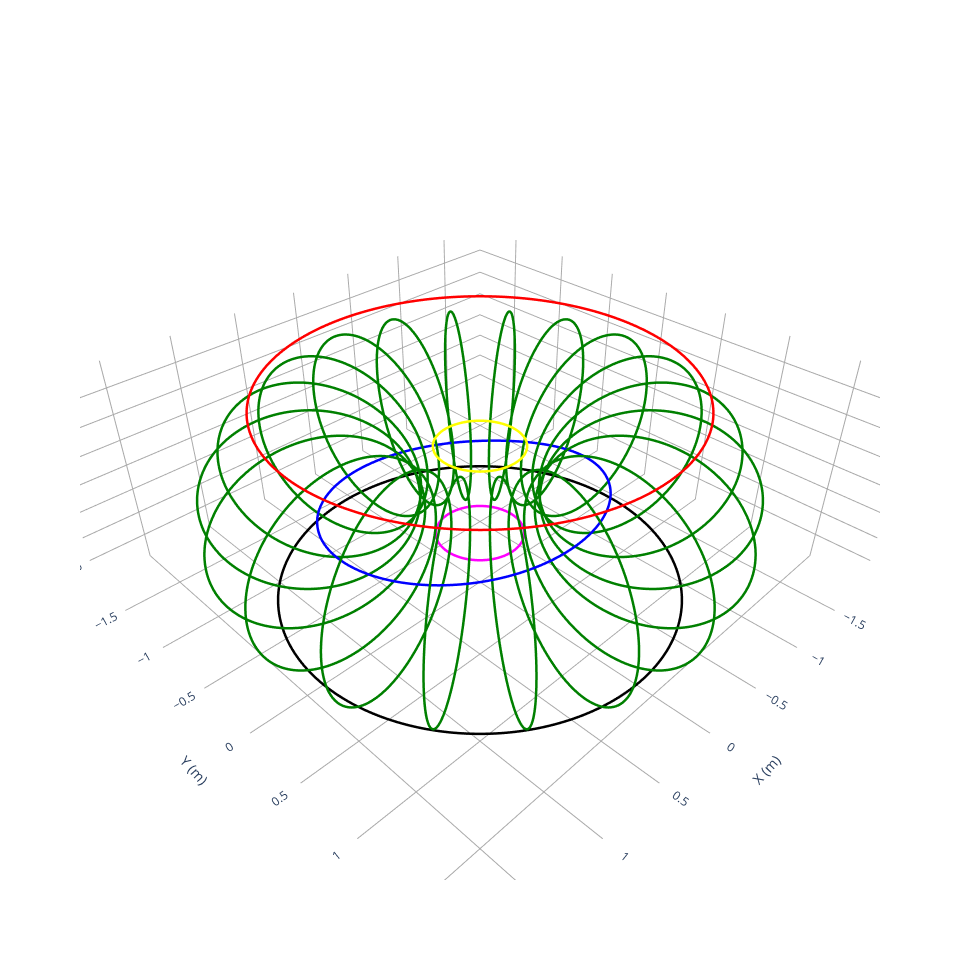

Notebook code for this chart:
### Code cell
# plot coils in different colors to see which is which
fig = plot_coils(coils.coils[0], color="red")
fig = plot_coils(coils.coils[1], color="black", fig=fig)
fig = plot_coils(coils.coils[2], color="green", fig=fig)
fig = plot_coils(coils.coils[3], color="blue", fig=fig)
fig = plot_coils(coils.coils[4], color="yellow", fig=fig)
fig = plot_coils(coils.coils[5], color="magenta", fig=fig)
fig

### Figure 1 — Plotly figure (JSON) as saved in the notebook; plotly's stock layout.template omitted (floating-point values rounded to 4 significant figures; data arrays with more than 128 entries replaced by an {"elided": "..."} marker saying what was removed)
{"data": [{"hovertext": "Current = 27738.192668783464 (A)", "line": {"color": "red", "dash": "solid", "width": 5}, "marker": {"opacity": 0, "size": 0}, "name": "CoilSet[0]", "showlegend": false, "type": "scatter3d", "x": {"elided": "801 float values"}, "y": {"elided": "801 float values"}, "z": {"elided": "801 float values"}}, {"hovertext": "Current = 27738.19299999832 (A)", "line": {"color": "black", "dash": "solid", "width": 5}, "marker": {"opacity": 0, "size": 0}, "name": "CoilSet[0]", "showlegend": false, "type": "scatter3d", "x": {"elided": "801 float values"}, "y": {"elided": "801 float values"}, "z": {"elided": "801 float values"}}, {"hovertext": "Current = -100520.66083440566 (A)", "line": {"color": "green", "dash": "solid", "width": 5}, "marker": {"opacity": 0, "size": 0}, "name": "CoilSet[0]", "showlegend": false, "type": "scatter3d", "x": {"elided": "801 float values"}, "y": {"elided": "801 float values"}, "z": {"elided": "801 float values"}}, {"hovertext": "Current = -100520.66083440566 (A)", "line": {"color": "green", "dash": "solid", "width": 5}, "marker": {"opacity": 0, "size": 0}, "name": "CoilSet[1]", "showlegend": false, "type": "scatter3d", "x": {"elided": "801 float values"}, "y": {"elided": "801 float values"}, "z": {"elided": "801 float values"}}, {"hovertext": "Current = -100520.66083440566 (A)", "line": {"color": "green", "dash": "solid", "width": 5}, "marker": {"opacity": 0, "size": 0}, "name": "CoilSet[2]", "showlegend": false, "type": "scatter3d", "x": {"elided": "801 float values"}, "y": {"elided": "801 float values"}, "z": {"elided": "801 float values"}}, {"hovertext": "Current = -100520.66083440566 (A)", "line": {"color": "green", "dash": "solid", "width": 5}, "marker": {"opacity": 0, "size": 0}, "name": "CoilSet[3]", "showlegend": false, "type": "scatter3d", "x": {"elided": "801 float values"}, "y": {"elided": "801 float values"}, "z": {"elided": "801 float values"}}, {"hovertext": "Current = -100520.66083440566 (A)", "line": {"color": "green", "dash": "solid", "width": 5}, "marker": {"opacity": 0, "size": 0}, "name": "CoilSet[4]", "showlegend": false, "type": "scatter3d", "x": {"elided": "801 float values"}, "y": {"elided": "801 float values"}, "z": {"elided": "801 float values"}}, {"hovertext": "Current = -100520.66083440566 (A)", "line": {"color": "green", "dash": "solid", "width": 5}, "marker": {"opacity": 0, "size": 0}, "name": "CoilSet[5]", "showlegend": false, "type": "scatter3d", "x": {"elided": "801 float values"}, "y": {"elided": "801 float values"}, "z": {"elided": "801 float values"}}, {"hovertext": "Current = -100520.66083440566 (A)", "line": {"color": "green", "dash": "solid", "width": 5}, "marker": {"opacity": 0, "size": 0}, "name": "CoilSet[6]", "showlegend": false, "type": "scatter3d", "x": {"elided": "801 float values"}, "y": {"elided": "801 float values"}, "z": {"elided": "801 float values"}}, {"hovertext": "Current = -100520.66083440566 (A)", "line": {"color": "green", "dash": "solid", "width": 5}, "marker": {"opacity": 0, "size": 0}, "name": "CoilSet[7]", "showlegend": false, "type": "scatter3d", "x": {"elided": "801 float values"}, "y": {"elided": "801 float values"}, "z": {"elided": "801 float values"}}, {"hovertext": "Current = -100520.66083440566 (A)", "line": {"color": "green", "dash": "solid", "width": 5}, "marker": {"opacity": 0, "size": 0}, "name": "CoilSet[8]", "showlegend": false, "type": "scatter3d", "x": {"elided": "801 float values"}, "y": {"elided": "801 float values"}, "z": {"elided": "801 float values"}}, {"hovertext": "Current = -100520.66083440566 (A)", "line": {"color": "green", "dash": "solid", "width": 5}, "marker": {"opacity": 0, "size": 0}, "name": "CoilSet[9]", "showlegend": false, "type": "scatter3d", "x": {"elided": "801 float values"}, "y": {"elided": "801 float values"}, "z": {"elided": "801 float values"}}, {"hovertext": "Current = -100520.66083440566 (A)", "line": {"color": "green", "dash": "solid", "width": 5}, "marker": {"opacity": 0, "size": 0}, "name": "CoilSet[10]", "showlegend": false, "type": "scatter3d", "x": {"elided": "801 float values"}, "y": {"elided": "801 float values"}, "z": {"elided": "801 float values"}}, {"hovertext": "Current = -100520.66083440566 (A)", "line": {"color": "green", "dash": "solid", "width": 5}, "marker": {"opacity": 0, "size": 0}, "name": "CoilSet[11]", "showlegend": false, "type": "scatter3d", "x": {"elided": "801 float values"}, "y": {"elided": "801 float values"}, "z": {"elided": "801 float values"}}, {"hovertext": "Current = -100520.66083440566 (A)", "line": {"color": "green", "dash": "solid", "width": 5}, "marker": {"opacity": 0, "size": 0}, "name": "CoilSet[12]", "showlegend": false, "type": "scatter3d", "x": {"elided": "801 float values"}, "y": {"elided": "801 float values"}, "z": {"elided": "801 float values"}}, {"hovertext": "Current = -100520.66083440566 (A)", "line": {"color": "green", "dash": "solid", "width": 5}, "marker": {"opacity": 0, "size": 0}, "name": "CoilSet[13]", "showlegend": false, "type": "scatter3d", "x": {"elided": "801 float values"}, "y": {"elided": "801 float values"}, "z": {"elided": "801 float values"}}, {"hovertext": "Current = -100520.66083440566 (A)", "line": {"color": "green", "dash": "solid", "width": 5}, "marker": {"opacity": 0, "size": 0}, "name": "CoilSet[14]", "showlegend": false, "type": "scatter3d", "x": {"elided": "801 float values"}, "y": {"elided": "801 float values"}, "z": {"elided": "801 float values"}}, {"hovertext": "Current = -100520.66083440566 (A)", "line": {"color": "green", "dash": "solid", "width": 5}, "marker": {"opacity": 0, "size": 0}, "name": "CoilSet[15]", "showlegend": false, "type": "scatter3d", "x": {"elided": "801 float values"}, "y": {"elided": "801 float values"}, "z": {"elided": "801 float values"}}, {"hovertext": "Current = -100520.66083440566 (A)", "line": {"color": "green", "dash": "solid", "width": 5}, "marker": {"opacity": 0, "size": 0}, "name": "CoilSet[16]", "showlegend": false, "type": "scatter3d", "x": {"elided": "801 float values"}, "y": {"elided": "801 float values"}, "z": {"elided": "801 float values"}}, {"hovertext": "Current = -100520.66083440566 (A)", "line": {"color": "green", "dash": "solid", "width": 5}, "marker": {"opacity": 0, "size": 0}, "name": "CoilSet[17]", "showlegend": false, "type": "scatter3d", "x": {"elided": "801 float values"}, "y": {"elided": "801 float values"}, "z": {"elided": "801 float values"}}, {"hovertext": "Current = -100520.66083440566 (A)", "line": {"color": "green", "dash": "solid", "width": 5}, "marker": {"opacity": 0, "size": 0}, "name": "CoilSet[18]", "showlegend": false, "type": "scatter3d", "x": {"elided": "801 float values"}, "y": {"elided": "801 float values"}, "z": {"elided": "801 float values"}}, {"hovertext": "Current = -100520.66083440566 (A)", "line": {"color": "green", "dash": "solid", "width": 5}, "marker": {"opacity": 0, "size": 0}, "name": "CoilSet[19]", "showlegend": false, "type": "scatter3d", "x": {"elided": "801 float values"}, "y": {"elided": "801 float values"}, "z": {"elided": "801 float values"}}, {"hovertext": "Current = -2100.0 (A)", "line": {"color": "blue", "dash": "solid", "width": 5}, "marker": {"opacity": 0, "size": 0}, "name": "CoilSet[0]", "showlegend": false, "type": "scatter3d", "x": {"elided": "801 float values"}, "y": {"elided": "801 float values"}, "z": {"elided": "801 float values"}}, {"hovertext": "Current = 500.0008226423691 (A)", "line": {"color": "yellow", "dash": "solid", "width": 5}, "marker": {"opacity": 0, "size": 0}, "name": "CoilSet[0]", "showlegend": false, "type": "scatter3d", "x": {"elided": "801 float values"}, "y": {"elided": "801 float values"}, "z": {"elided": "801 float values"}}, {"hovertext": "Current = 499.99917735763097 (A)", "line": {"color": "magenta", "dash": "solid", "width": 5}, "marker": {"opacity": 0, "size": 0}, "name": "CoilSet[0]", "showlegend": false, "type": "scatter3d", "x": {"elided": "801 float values"}, "y": {"elided": "801 float values"}, "z": {"elided": "801 float values"}}], "layout": {"height": 960.3, "scene": {"aspectmode": "data", "xaxis": {"backgroundcolor": "white", "gridcolor": "darkgrey", "showbackground": false, "showgrid": true, "showticklabels": true, "title": {"text": "X (m)"}, "zeroline": true, "zerolinecolor": "darkgrey"}, "yaxis": {"backgroundcolor": "white", "gridcolor": "darkgrey", "showbackground": false, "showgrid": true, "showticklabels": true, "title": {"text": "Y (m)"}, "zeroline": true, "zerolinecolor": "darkgrey"}, "zaxis": {"backgroundcolor": "white", "gridcolor": "darkgrey", "showbackground": false, "showgrid": true, "showticklabels": true, "title": {"text": "Z (m)"}, "zeroline": true, "zerolinecolor": "darkgrey"}}, "width": 960.3}}
